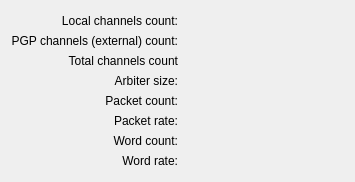
              <widget class="QFrame" name="frame">
               <property name="minimumSize">
                <size>
                 <width>0</width>
                 <height>0</height>
                </size>
               </property>
               <property name="frameShape">
                <enum>QFrame::NoFrame</enum>
               </property>
               <property name="frameShadow">
                <enum>QFrame::Raised</enum>
               </property>
               <layout class="QGridLayout" name="gridLayout_4">
                <item row="0" column="1">
                 <spacer name="horizontalSpacer_2">
                  <property name="orientation">
                   <enum>Qt::Horizontal</enum>
                  </property>
                  <property name="sizeHint" stdset="0">
                   <size>
                    <width>40</width>
                    <height>20</height>
                   </size>
                  </property>
                 </spacer>
                </item>
                <item row="0" column="0">
                 <layout class="QGridLayout" name="gridLayout_3">
                  <property name="verticalSpacing">
                   <number>0</number>
                  </property>
                  <item row="1" column="0">
                   <widget class="QLabel" name="label_3">
                    <property name="maximumSize">
                     <size>
                      <width>200</width>
                      <height>16777215</height>
                     </size>
                    </property>
                    <property name="text">
                     <string>PGP channels (external) count:</string>
                    </property>
                    <property name="alignment">
                     <set>Qt::AlignRight|Qt::AlignTrailing|Qt::AlignVCenter</set>
                    </property>
                   </widget>
                  </item>
                  <item row="3" column="1">
                   <widget class="PyDMLabel" name="PyDMLabel_4">
                    <property name="minimumSize">
                     <size>
                      <width>120</width>
                      <height>20</height>
                     </size>
                    </property>
                    <property name="maximumSize">
                     <size>
                      <width>120</width>
                      <height>25</height>
                     </size>
                    </property>
                    <property name="toolTip">
                     <string/>
                    </property>
                    <property name="alignment">
                     <set>Qt::AlignCenter</set>
                    </property>
                    <property name="alarmSensitiveContent" stdset="0">
                     <bool>true</bool>
                    </property>
                    <property name="channel" stdset="0">
                     <string>${P}:CON_ARBSIZE</string>
                    </property>
                   </widget>
                  </item>
                  <item row="7" column="0">
                   <widget class="QLabel" name="label_9">
                    <property name="maximumSize">
                     <size>
                      <width>200</width>
                      <height>16777215</height>
                     </size>
                    </property>
                    <property name="text">
                     <string>Word rate:</string>
                    </property>
                    <property name="alignment">
                     <set>Qt::AlignRight|Qt::AlignTrailing|Qt::AlignVCenter</set>
                    </property>
                   </widget>
                  </item>
                  <item row="7" column="1">
                   <widget class="PyDMLabel" name="PyDMLabel_8">
                    <property name="minimumSize">
                     <size>
                      <width>120</width>
                      <height>20</height>
                     </size>
                    </property>
                    <property name="maximumSize">
                     <size>
                      <width>120</width>
                      <height>25</height>
                     </size>
                    </property>
                    <property name="toolTip">
                     <string/>
                    </property>
                    <property name="alignment">
                     <set>Qt::AlignCenter</set>
                    </property>
                    <property name="rules" stdset="0">
                     <string>[{&quot;name&quot;: &quot;New Rule&quot;, &quot;property&quot;: &quot;Text&quot;, &quot;initial_value&quot;: &quot;&quot;, &quot;expression&quot;: &quot;'0x{:X}'.format(ch[0] if ch[0]&gt;=0 else ch[0]+2**32)&quot;, &quot;channels&quot;: [{&quot;channel&quot;: &quot;${P}:CON_LOCSIZE&quot;, &quot;trigger&quot;: true, &quot;use_enum&quot;: true}]}]</string>
                    </property>
                    <property name="precision" stdset="0">
                     <number>0</number>
                    </property>
                    <property name="showUnits" stdset="0">
                     <bool>false</bool>
                    </property>
                    <property name="precisionFromPV" stdset="0">
                     <bool>true</bool>
                    </property>
                    <property name="alarmSensitiveContent" stdset="0">
                     <bool>true</bool>
                    </property>
                    <property name="alarmSensitiveBorder" stdset="0">
                     <bool>true</bool>
                    </property>
                    <property name="PyDMToolTip" stdset="0">
                     <string/>
                    </property>
                    <property name="channel" stdset="0">
                     <string/>
                    </property>
                    <property name="displayFormat" stdset="0">
                     <enum>PyDMLabel::String</enum>
                    </property>
                   </widget>
                  </item>
                  <item row="4" column="1">
                   <widget class="PyDMLabel" name="PyDMLabel_5">
                    <property name="minimumSize">
                     <size>
                      <width>120</width>
                      <height>20</height>
                     </size>
                    </property>
                    <property name="maximumSize">
                     <size>
                      <width>120</width>
                      <height>25</height>
                     </size>
                    </property>
                    <property name="toolTip">
                     <string/>
                    </property>
                    <property name="alignment">
                     <set>Qt::AlignCenter</set>
                    </property>
                    <property name="rules" stdset="0">
                     <string>[{&quot;name&quot;: &quot;New Rule&quot;, &quot;property&quot;: &quot;Text&quot;, &quot;initial_value&quot;: &quot;&quot;, &quot;expression&quot;: &quot;'0x{:X}'.format(ch[0] if ch[0]&gt;=0 else ch[0]+2**32)&quot;, &quot;channels&quot;: [{&quot;channel&quot;: &quot;${P}:CON_PACKCNT&quot;, &quot;trigger&quot;: true, &quot;use_enum&quot;: true}]}]</string>
                    </property>
                    <property name="precision" stdset="0">
                     <number>0</number>
                    </property>
                    <property name="showUnits" stdset="0">
                     <bool>false</bool>
                    </property>
                    <property name="precisionFromPV" stdset="0">
                     <bool>true</bool>
                    </property>
                    <property name="alarmSensitiveContent" stdset="0">
                     <bool>true</bool>
                    </property>
                    <property name="alarmSensitiveBorder" stdset="0">
                     <bool>true</bool>
                    </property>
                    <property name="PyDMToolTip" stdset="0">
                     <string/>
                    </property>
                    <property name="channel" stdset="0">
                     <string/>
                    </property>
                    <property name="displayFormat" stdset="0">
                     <enum>PyDMLabel::String</enum>
                    </property>
                   </widget>
                  </item>
                  <item row="5" column="0">
                   <widget class="QLabel" name="label_7">
                    <property name="maximumSize">
                     <size>
                      <width>200</width>
                      <height>16777215</height>
                     </size>
                    </property>
                    <property name="text">
                     <string>Packet rate:</string>
                    </property>
                    <property name="alignment">
                     <set>Qt::AlignRight|Qt::AlignTrailing|Qt::AlignVCenter</set>
                    </property>
                   </widget>
                  </item>
                  <item row="3" column="0">
                   <widget class="QLabel" name="label_5">
                    <property name="maximumSize">
                     <size>
                      <width>200</width>
                      <height>16777215</height>
                     </size>
                    </property>
                    <property name="text">
                     <string>Arbiter size:</string>
                    </property>
                    <property name="alignment">
                     <set>Qt::AlignRight|Qt::AlignTrailing|Qt::AlignVCenter</set>
                    </property>
                   </widget>
                  </item>
                  <item row="0" column="0">
                   <widget class="QLabel" name="label_2">
                    <property name="maximumSize">
                     <size>
                      <width>200</width>
                      <height>16777215</height>
                     </size>
                    </property>
                    <property name="text">
                     <string>Local channels count:</string>
                    </property>
                    <property name="alignment">
                     <set>Qt::AlignRight|Qt::AlignTrailing|Qt::AlignVCenter</set>
                    </property>
                   </widget>
                  </item>
                  <item row="4" column="0">
                   <widget class="QLabel" name="label_6">
                    <property name="maximumSize">
                     <size>
                      <width>200</width>
                      <height>16777215</height>
                     </size>
                    </property>
                    <property name="text">
                     <string>Packet count:</string>
                    </property>
                    <property name="alignment">
                     <set>Qt::AlignRight|Qt::AlignTrailing|Qt::AlignVCenter</set>
                    </property>
                   </widget>
                  </item>
                  <item row="2" column="0">
                   <widget class="QLabel" name="label_8">
                    <property name="maximumSize">
                     <size>
                      <width>200</width>
                      <height>16777215</height>
                     </size>
                    </property>
                    <property name="text">
                     <string>Total channels count</string>
                    </property>
                    <property name="alignment">
                     <set>Qt::AlignRight|Qt::AlignTrailing|Qt::AlignVCenter</set>
                    </property>
                   </widget>
                  </item>
                  <item row="5" column="1">
                   <widget class="PyDMLabel" name="PyDMLabel_6">
                    <property name="minimumSize">
                     <size>
                      <width>120</width>
                      <height>20</height>
                     </size>
                    </property>
                    <property name="maximumSize">
                     <size>
                      <width>120</width>
                      <height>25</height>
                     </size>
                    </property>
                    <property name="toolTip">
                     <string/>
                    </property>
                    <property name="alignment">
                     <set>Qt::AlignCenter</set>
                    </property>
                    <property name="rules" stdset="0">
                     <string>[{&quot;name&quot;: &quot;New Rule&quot;, &quot;property&quot;: &quot;Text&quot;, &quot;initial_value&quot;: &quot;&quot;, &quot;expression&quot;: &quot;'0x{:X}'.format(ch[0] if ch[0]&gt;=0 else ch[0]+2**32)&quot;, &quot;channels&quot;: [{&quot;channel&quot;: &quot;${P}:CON_PACKRATE&quot;, &quot;trigger&quot;: true, &quot;use_enum&quot;: true}]}]</string>
                    </property>
                    <property name="precision" stdset="0">
                     <number>0</number>
                    </property>
                    <property name="showUnits" stdset="0">
                     <bool>false</bool>
                    </property>
                    <property name="precisionFromPV" stdset="0">
                     <bool>true</bool>
                    </property>
                    <property name="alarmSensitiveContent" stdset="0">
                     <bool>true</bool>
                    </property>
                    <property name="alarmSensitiveBorder" stdset="0">
                     <bool>true</bool>
                    </property>
                    <property name="PyDMToolTip" stdset="0">
                     <string/>
                    </property>
                    <property name="channel" stdset="0">
                     <string/>
                    </property>
                    <property name="displayFormat" stdset="0">
                     <enum>PyDMLabel::String</enum>
                    </property>
                   </widget>
                  </item>
                  <item row="6" column="0">
                   <widget class="QLabel" name="label_10">
                    <property name="maximumSize">
                     <size>
                      <width>200</width>
                      <height>16777215</height>
                     </size>
                    </property>
                    <property name="text">
                     <string>Word count:</string>
                    </property>
                    <property name="alignment">
                     <set>Qt::AlignRight|Qt::AlignTrailing|Qt::AlignVCenter</set>
                    </property>
                   </widget>
                  </item>
                  <item row="2" column="1">
                   <widget class="PyDMLabel" name="PyDMLabel_3">
                    <property name="minimumSize">
                     <size>
                      <width>120</width>
                      <height>20</height>
                     </size>
                    </property>
                    <property name="maximumSize">
                     <size>
                      <width>120</width>
                      <height>25</height>
                     </size>
                    </property>
                    <property name="toolTip">
                     <string/>
                    </property>
                    <property name="alignment">
                     <set>Qt::AlignCenter</set>
                    </property>
                    <property name="alarmSensitiveContent" stdset="0">
                     <bool>true</bool>
                    </property>
                    <property name="channel" stdset="0">
                     <string>${P}:CON_TOTSIZE</string>
                    </property>
                   </widget>
                  </item>
                  <item row="6" column="1">
                   <widget class="PyDMLabel" name="PyDMLabel_7">
                    <property name="minimumSize">
                     <size>
                      <width>120</width>
                      <height>20</height>
                     </size>
                    </property>
                    <property name="maximumSize">
                     <size>
                      <width>120</width>
                      <height>25</height>
                     </size>
                    </property>
                    <property name="toolTip">
                     <string/>
                    </property>
                    <property name="alignment">
                     <set>Qt::AlignCenter</set>
                    </property>
                    <property name="rules" stdset="0">
                     <string>[{&quot;name&quot;: &quot;New Rule&quot;, &quot;property&quot;: &quot;Text&quot;, &quot;initial_value&quot;: &quot;&quot;, &quot;expression&quot;: &quot;'0x{:X}'.format(ch[0] if ch[0]&gt;=0 else ch[0]+2**32)&quot;, &quot;channels&quot;: [{&quot;channel&quot;: &quot;${P}:CON_WORDRATE&quot;, &quot;trigger&quot;: true, &quot;use_enum&quot;: true}]}]</string>
                    </property>
                    <property name="precision" stdset="0">
                     <number>0</number>
                    </property>
                    <property name="showUnits" stdset="0">
                     <bool>false</bool>
                    </property>
                    <property name="precisionFromPV" stdset="0">
                     <bool>true</bool>
                    </property>
                    <property name="alarmSensitiveContent" stdset="0">
                     <bool>true</bool>
                    </property>
                    <property name="alarmSensitiveBorder" stdset="0">
                     <bool>true</bool>
                    </property>
                    <property name="PyDMToolTip" stdset="0">
                     <string/>
                    </property>
                    <property name="channel" stdset="0">
                     <string/>
                    </property>
                    <property name="displayFormat" stdset="0">
                     <enum>PyDMLabel::String</enum>
                    </property>
                   </widget>
                  </item>
                  <item row="1" column="1">
                   <widget class="PyDMLabel" name="PyDMLabel_2">
                    <property name="minimumSize">
                     <size>
                      <width>120</width>
                      <height>20</height>
                     </size>
                    </property>
                    <property name="maximumSize">
                     <size>
                      <width>120</width>
                      <height>25</height>
                     </size>
                    </property>
                    <property name="toolTip">
                     <string/>
                    </property>
                    <property name="alignment">
                     <set>Qt::AlignCenter</set>
                    </property>
                    <property name="alarmSensitiveContent" stdset="0">
                     <bool>true</bool>
                    </property>
                    <property name="channel" stdset="0">
                     <string>${P}:CON_PGPSIZE</string>
                    </property>
                   </widget>
                  </item>
                  <item row="0" column="1">
                   <widget class="PyDMLabel" name="PyDMLabel_9">
                    <property name="minimumSize">
                     <size>
                      <width>120</width>
                      <height>20</height>
                     </size>
                    </property>
                    <property name="maximumSize">
                     <size>
                      <width>120</width>
                      <height>25</height>
                     </size>
                    </property>
                    <property name="toolTip">
                     <string/>
                    </property>
                    <property name="alignment">
                     <set>Qt::AlignCenter</set>
                    </property>
                    <property name="alarmSensitiveContent" stdset="0">
                     <bool>true</bool>
                    </property>
                    <property name="channel" stdset="0">
                     <string>${P}:CON_LOCSIZE</string>
                    </property>
                   </widget>
                  </item>
                 </layout>
                </item>
               </layout>
              </widget>
